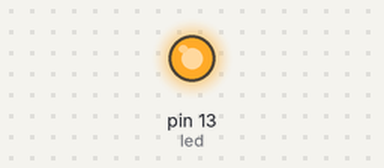
Bench run of a sketch on a simulated Arduino Uno, built with avr-gcc and run on an emulated ATmega328P. Parts: output pins drawn as LEDs (lit = HIGH).

Above: at 2.0 s.
At 6.0 s:
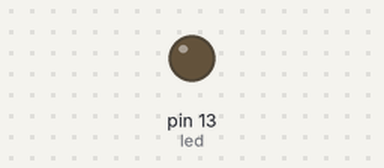
Timing chart, 0 to 10.4 s (numbered marks = the images above):
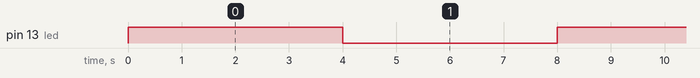

Measured:
- by itself, pin 13 (led): alternates HIGH for 4.0 s and LOW for 4.0 s

The sketch:

blink.ino
```cpp
/*
  Blink
  Włącza diodę LED na sekundę, potem wyłącza ją na sekundę i powtarza całość.

  Ten przyklad należy do domeny publicznej.
 */

// W większości płytek Ardiono do pinu 13 podłączona jest dioda LED.
// nadajmy jej nazwę:
int led = 13;

// Procedura setup uruchamiana jest raz, po naciśnięciu przycisku reset:
void setup() {
  // inicjowanie cyfrowego pinu jako wyjścia.
  pinMode(led, OUTPUT);
}

// procedura loop jesty wykonywana w nieskonczoność:
void loop() {
  digitalWrite(led, HIGH);   // włączenie diody LED (wysoki poziom napięcia)
  delay(4000);               // odczekanie sekundy
  digitalWrite(led, LOW);    // wyłączenie diody LED (niski poziom napięcia)
  delay(4000);               // odczekanie sekundy
}
```
